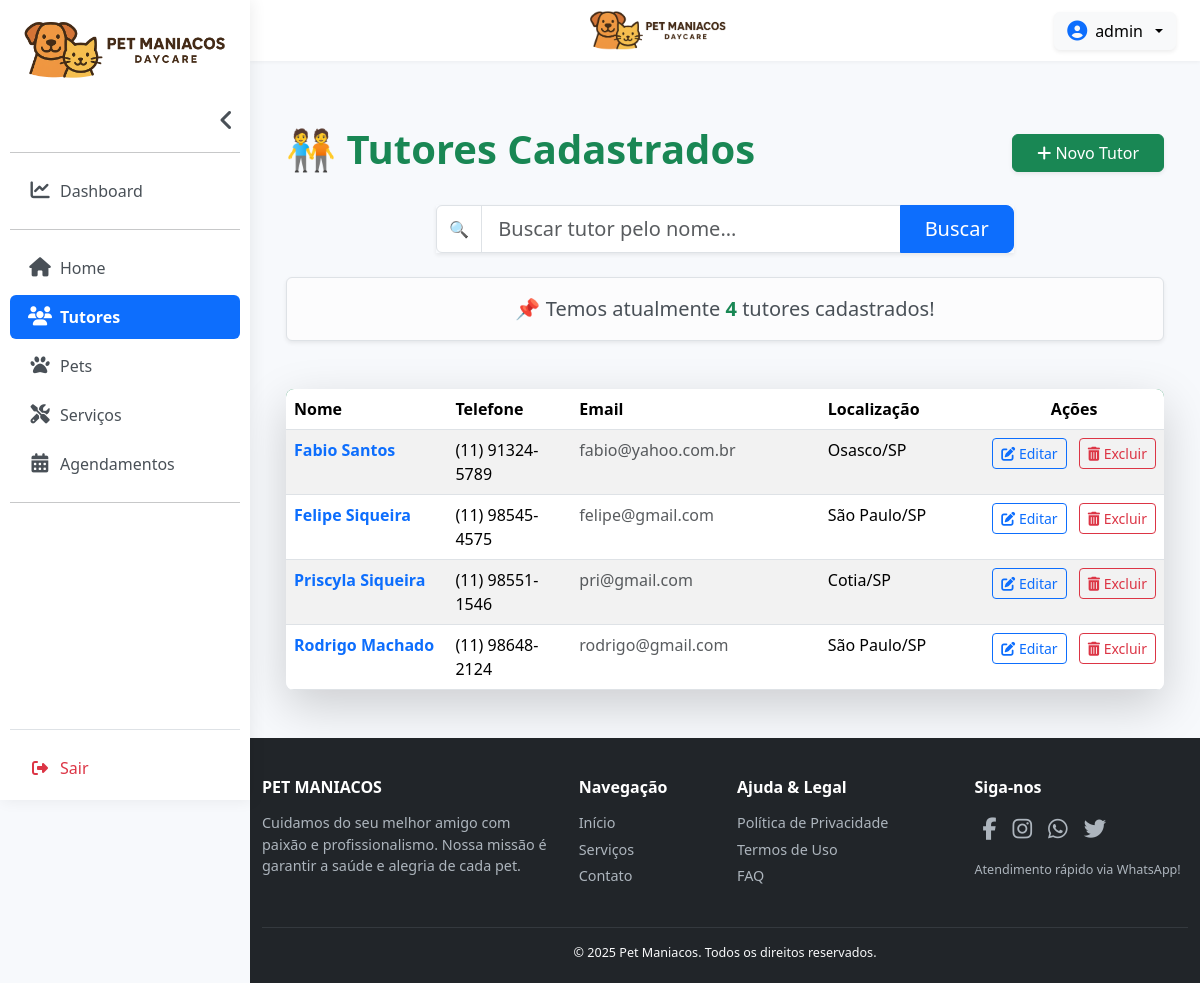
/tutores/ (signed in), run on the app's committed database.
### daycare/models.py (models this page shows, shortened)
class Tutor(models.Model):
    ORIGEM_CHOICES = [
        ('internet', 'Internet'),
        ('amigo', 'Amigo'),
        ('indicacao_veterinario', 'Indicação de Veterinário'),
        ('redes_sociais', 'Redes Sociais'),
        ('panfleto', 'Panfleto / Outdoor'),
        ('passando_na_rua', 'Passando na Rua'),
        ('evento_pet', 'Evento Pet'),
        ('outro', 'Outro'),
    ]
    name = models.CharField(max_length=255, verbose_name='Nome')
    cpf = models.CharField(max_length=14, unique=True, verbose_name='CPF')
    phone_number = models.CharField(max_length=20, blank=True, null=True, verbose_name='Telefone')
    email = models.EmailField(blank=True, null=True, verbose_name='Email')
    address = models.TextField(blank=True, null=True, verbose_name='Endereço')
    state = models.ForeignKey(State, on_delete=models.SET_NULL, null=True, blank=True, verbose_name='Estado')
    city = ChainedForeignKey(
        City,
        chained_field="state",
        chained_model_field="state",
        verbose_name='Cidade',
        show_all=False,
        auto_choose=True,
        sort=True,
        null=True,
        blank=True,
        on_delete=models.SET_NULL,
    )
    know = models.CharField(max_length=50, choices=ORIGEM_CHOICES, blank=True, null=True, verbose_name='Como Conheceu')
    class Meta:
        verbose_name = "Tutor"
        verbose_name_plural = "Tutores"

class City(models.Model):
    state = models.ForeignKey(State, on_delete=models.CASCADE, verbose_name='Estado')
    name = models.CharField(max_length=100, verbose_name='Cidade')
    class Meta:
        verbose_name = "Cidade"
        verbose_name_plural = "Cidades"

class State(models.Model):
    name = models.CharField(max_length=100, verbose_name='Estado')
    abbreviation = models.CharField(max_length=2, unique=True, verbose_name='Sigla')
    class Meta:
        verbose_name = "Estado"
        verbose_name_plural = "Estados"

### daycare/views.py (the view)
# urls.py: path('tutores/', TutorListView.as_view(), name='tutor_list'),
@method_decorator(login_required, name='dispatch')
class TutorListView(ListView):
    model = Tutor
    template_name = 'tutor_list.html'
    context_object_name = 'tutor_list'
    paginate_by = 15
    ordering = ['name']
    def get_queryset(self):
        queryset = super().get_queryset()
        query = self.request.GET.get('q')
        if query:
            queryset = queryset.filter(name__icontains=query)
        return queryset
    def get_context_data(self, **kwargs):
        context = super().get_context_data(**kwargs)
        context["search_term"] = self.request.GET.get('q', '')
        return context

### daycare/templates/tutor_list.html (shortened to what this page needs)
{% extends 'base.html' %}
{% block content %}
<div class="container py-4">
    <div class="d-flex justify-content-between align-items-center mb-4">
        <h1 class="fw-bold text-success">
            🧑‍🤝‍🧑 Tutores Cadastrados
        </h1>
        <a href="{% url 'tutor_create' %}" class="btn btn-success shadow-sm px-4">
            <i class="fas fa-plus"></i> Novo Tutor
        </a>
    </div>
    <form method="get" class="mb-4">
        <div class="row justify-content-center">
            <div class="col-md-8">
                <div class="input-group shadow-sm">
                    <span class="input-group-text bg-white">
                        🔍
                    </span>
                    <input type="text" name="q" class="form-control form-control-lg"
                            placeholder="Buscar tutor pelo nome..."
                            value="{{ search_term }}">
                    <button class="btn btn-primary btn-lg px-4">Buscar</button>
                </div>
            </div>
        </div>
    </form>
    <div class="alert alert-light border shadow-sm text-center mb-5 fs-5">
        📌 Temos atualmente <strong class="text-success">{{ tutor_list|length }}</strong> tutores cadastrados!
    </div>
    {% if tutor_list %}
    <div class="table-responsive shadow-lg rounded-3">
        <table class="table table-hover table-striped mb-0">
            <thead class="bg-success text-white">
                <tr>
                    <th scope="col" style="width: 20%;">Nome</th>
                    <th scope="col" style="width: 15%;">Telefone</th>
                    <th scope="col" style="width: 30%;">Email</th>
                    <th scope="col" style="width: 20%;">Localização</th>
                    <th scope="col" class="text-center" style="width: 15%;">Ações</th>
                </tr>
            </thead>
            <tbody>
                {% for tutor in tutor_list %}
                <tr>
                    <td class="fw-semibold text-primary">{{ tutor.name }}</td>
                    <td>{{ tutor.phone_number|default_if_none:"-" }}</td>
                    <td><span class="text-muted">{{ tutor.email|default_if_none:"-" }}</span></td>
                    <td>
                        {% if tutor.city and tutor.state %}
                            {{ tutor.city.name }}/{{ tutor.state.abbreviation }}
                        {% else %}
                            <span class="text-muted">N/A</span>
                        {% endif %}
                    </td>
                    <td class="text-center text-nowrap">
                        <a href="{% url 'tutor_update' tutor.pk %}" class="btn btn-sm btn-outline-primary me-2" title="Editar">
                            <i class="fas fa-edit"></i> Editar
                        </a>
                        <a href="#"
                        class="btn btn-sm btn-outline-danger"
                        title="Excluir"
                        data-bs-toggle="modal"
                        data-bs-target="#deleteModal"
                        data-tutor-id="{{ tutor.pk }}"
                        data-tutor-name="{{ tutor.name }}"
                        >
                            <i class="fas fa-trash-alt"></i> Excluir
                        </a>
                    </td>
                </tr>
                {% endfor %}
            </tbody>
        </table>
    </div>
    {% else %}
    <div class="alert alert-warning shadow-sm text-center fs-5 py-4">
        ❌ Nenhum tutor cadastrado ainda. Clique no botão "➕ Novo Tutor" para começar!
    </div>
    {% endif %}
</div>
{% endblock %}

### daycare/templates/base.html (shortened to what this page needs)
{% load static %}
<!DOCTYPE html>
<html lang="pt-br">
<head>
    <link href="https://cdn.jsdelivr.net/npm/bootstrap@5.3.2/dist/css/bootstrap.min.css" rel="stylesheet">
    <link rel="stylesheet" href="https://cdnjs.cloudflare.com/ajax/libs/font-awesome/6.5.2/css/all.min.css">
</head>
<body>
{% if user.is_authenticated %}
<nav id="sidebar" class="sidebar-expanded">
    <div class="sidebar-header">
        <a class="navbar-brand" href="{% url 'home' %}">
            <img id="sidebar-logo" src="{% static 'img/logo2.png' %}"
                data-full-src="{% static 'img/logo2.png' %}"
                data-collapsed-src="{% static 'img/logo_small.png' %}"
                alt="Logo" class="img-fluid sidebar-logo">
        </a>
    </div>
    <div id="sidebar-collapsible-content">
        <div class="toggle-sidebar-container d-none d-lg-flex">
            <button id="desktop-sidebar-toggle" class="toggle-sidebar-btn">
                <i class="fas fa-angle-left fa-lg"></i>
            </button>
        </div>
        <ul class="list-unstyled components mb-2">
            <hr>
            <li><a href="{% url 'dashboard' %}" class="sidebar-link {% if request.path == '/dashboard/' %}active{% endif %}"><i class="fas fa-chart-line"></i> <span class="link-text">Dashboard</span></a></li>
            <hr>
            <li><a href="{% url 'home' %}" class="sidebar-link {% if request.resolver_match.url_name == 'home' %}active{% endif %}"><i class="fas fa-home"></i> <span class="link-text">Home</span></a></li>
            <li><a href="{% url 'tutor_list' %}" class="sidebar-link {% if 'tutores' in request.path %}active{% endif %}"><i class="fas fa-users"></i> <span class="link-text">Tutores</span></a></li>
            <li><a href="{% url 'pet_list' %}" class="sidebar-link {% if 'pets' in request.path %}active{% endif %}"><i class="fas fa-paw"></i> <span class="link-text">Pets</span></a></li>
            <li><a href="{% url 'service_list' %}" class="sidebar-link {% if 'service' in request.path %}active{% endif %}"><i class="fas fa-tools"></i> <span class="link-text">Serviços</span></a></li>
            <li><a href="{% url 'scheduling_list' %}" class="sidebar-link {% if 'agendamentos' in request.path %}active{% endif %}"><i class="fas fa-calendar-alt"></i> <span class="link-text">Agendamentos</span></a></li>
            <hr>
        </ul>
    </div>
    <div class="mt-auto pt-3 border-top">
        <form method="post" action="{% url 'logout' %}">
            <button type="submit" class="sidebar-logout-button text-danger">
                <i class="fas fa-sign-out-alt"></i> <span class="link-text">Sair</span>
            </button>
        </form>
    </div>
</nav>
{% endif %}
<div id="content-wrapper" {% if not user.is_authenticated %}class="full-width-content"{% endif %}>
    {% if user.is_authenticated %}
    <nav id="top-bar" class="navbar navbar-expand-lg py-2">
        <div class="container-fluid pe-4">
            <div class="container-fluid justify-content-center">
                <a href="{% url 'home' %}">
                    <img id="topbar-logo-centered" src="{% static 'img/logo2.png' %}"
                        alt="Logo Pet Maniacos"
                        class="d-block mx-auto">
                </a>
            </div>
            <div class="d-flex align-items-center gap-3 ms-lg-auto">
                <div class="dropdown">
                    <button class="btn btn-light d-flex align-items-center gap-2 dropdown-toggle shadow-sm" type="button" data-bs-toggle="dropdown" aria-expanded="false">
                        <i class="fas fa-user-circle fa-lg text-primary"></i>
                        <span class="fw-medium">{{ user.first_name|default:user.username }}</span>
                    </button>
                </div>
            </div>
        </div>
    </nav>
    {% endif %}
    <main class="container-fluid py-4 flex-grow-1 px-4">
        {% block content %}{% endblock %}
    </main>
    <footer class="text-start">
        <div class="container-fluid">
            <div class="row">
                <div class="col-lg-4 col-md-6 mb-4 mb-lg-0">
                    <h5 class="text-uppercase">Pet Maniacos</h5>
                    <p>
                        Cuidamos do seu melhor amigo com paixão e profissionalismo.
                        Nossa missão é garantir a saúde e alegria de cada pet.
                    </p>
                </div>
                <div class="col-lg-2 col-md-6 mb-4 mb-lg-0">
                    <h5>Navegação</h5>
                    <ul class="list-unstyled">
                        <li><a href="{% url 'home' %}">Início</a></li>
                        <li><a href="{% url 'service_list'%}">Serviços</a></li>
                        <li><a href="{% url 'contato' %}">Contato</a></li>
                    </ul>
                </div>
                <div class="col-lg-3 col-md-6 mb-4 mb-lg-0">
                    <h5>Ajuda & Legal</h5>
                    <ul class="list-unstyled">
                        <li><a href="{% url 'politica_privacidade' %}">Política de Privacidade</a></li>
                        <li><a href="{% url 'termos_de_uso' %}">Termos de Uso</a></li>
                        <li><a href="{% url 'faq' %}">FAQ</a></li>
                    </ul>
                </div>
                <div class="col-lg-3 col-md-6 mb-4 mb-lg-0">
                    <h5>Siga-nos</h5>
                    <div class="social-icons mb-3">
                        <a href="#" class="me-2"><i class="fa-brands fa-facebook-f"></i></a>
                        <a href="#" class="me-2"><i class="fa-brands fa-instagram"></i></a>
                        <a href="#" class="me-2"><i class="fa-brands fa-whatsapp"></i></a>
                        <a href="#" class="me-2"><i class="fa-brands fa-twitter"></i></a>
                    </div>
                    <p class="small text-center text-md-start">Atendimento rápido via WhatsApp!</p>
                </div>
            </div>
            <hr class="mt-4 mb-3 border-secondary opacity-25">
            <div class="row">
                <div class="col-12 text-center">
                    <p class="mb-0 small text-light">
                        &copy; 2025 Pet Maniacos. Todos os direitos reservados.
                    </p>
                </div>
            </div>
        </div>
    </footer>
</div>
</body>
</html>

### daycare/templates/base.html (style rules this page uses)
:root { --sidebar-width: 250px; --sidebar-collapsed-width: 70px; --primary-color: #0d6efd; --secondary-bg: #f7f9fc; }
body { min-height: 100vh; display: flex; background-color: var(--secondary-bg); }
#sidebar { width: var(--sidebar-width); height: 100vh; position: fixed; top: 0; left: 0; background-color: #fff; padding: 10px; box-shadow: 2px 0 15px rgba(0,0,0,0.07); overflow: hidden; z-index: 1050; display: flex; flex-direction: column; transition: width 0.3s; }
#sidebar .sidebar-header { display: flex; justify-content: center; align-items: center; padding: 5px 10px 15px 10px; height: 90px; position: relative; }
#sidebar .sidebar-header img { height: auto; max-height: 70px; width: auto; transition: all 0.3s; object-fit: contain; }
.toggle-sidebar-btn { background: transparent; border: none; cursor: pointer; font-size: 1.2rem; color: #495057; transition: transform 0.3s, color 0.3s; }
.toggle-sidebar-container { display: flex; justify-content: flex-end; padding-top: 5px; margin-bottom: 10px; }
.sidebar-link { padding: 10px 10px; display: flex; align-items: center; color: #495057; text-decoration: none; border-radius: 6px; margin-bottom: 5px; font-weight: 500; transition: background-color 0.2s, color 0.2s; }
.sidebar-link i { min-width: 40px; font-size: 1.2rem; text-align: center; }
.sidebar-link .link-text { white-space: nowrap; transition: opacity 0.3s, max-width 0.3s; }
.sidebar-link.active { background-color: var(--primary-color); color: #fff; font-weight: bold; }
.sidebar-logout-button { border: none; background: none; cursor: pointer; padding: 10px; text-align: left; width: 100%; display: flex; align-items: center; font-weight: 500; border-radius: 6px; transition: background-color 0.2s; color: #495057; }
.sidebar-logout-button i { min-width: 40px; text-align: center; }
#content-wrapper { margin-left: var(--sidebar-width); flex-grow: 1; display: flex; flex-direction: column; transition: margin-left 0.3s; width: 100%; }
#top-bar { background-color: #fff; box-shadow: 0 1px 4px rgba(0,0,0,0.05); width: 100%; position: sticky; top: 0; z-index: 1020; }
#topbar-logo-centered { height: 45px; width: auto; object-fit: contain; }
footer { background-color: #212529; color: #adb5bd; padding: 40px 0 20px 0; margin-top: auto; font-size: 0.9rem; }
footer h5 { color: #fff; font-weight: 600; margin-bottom: 15px; font-size: 1rem; }
footer a { color: #adb5bd; text-decoration: none; transition: color 0.2s; display: block; margin-bottom: 5px; }
.social-icons { display: flex; justify-content: center; margin-bottom: 15px !important; }
.social-icons a { color: #adb5bd; margin: 0 8px; font-size: 1.4rem; }
@media (min-width: 992px) { .social-icons { justify-content: flex-start; } }

### data on the page
Tutor: name "Fabio Santos", phone_number "(11) 91324-5789", email "fabio@yahoo.com.br", city.name "Osasco", state.abbreviation "SP"
Tutor: name "Felipe Siqueira", phone_number "(11) 98545-4575", email "felipe@gmail.com", city.name "São Paulo", state.abbreviation "SP"
Tutor: name "Priscyla Siqueira", phone_number "(11) 98551-1546", email "pri@gmail.com", city.name "Cotia", state.abbreviation "SP"
Tutor: name "Rodrigo Machado", phone_number "(11) 98648-2124", email "rodrigo@gmail.com", city.name "São Paulo", state.abbreviation "SP"

### other printed values
{{ user.first_name|default:user.username }} "admin"
{{ tutor_list|length }} "4"
